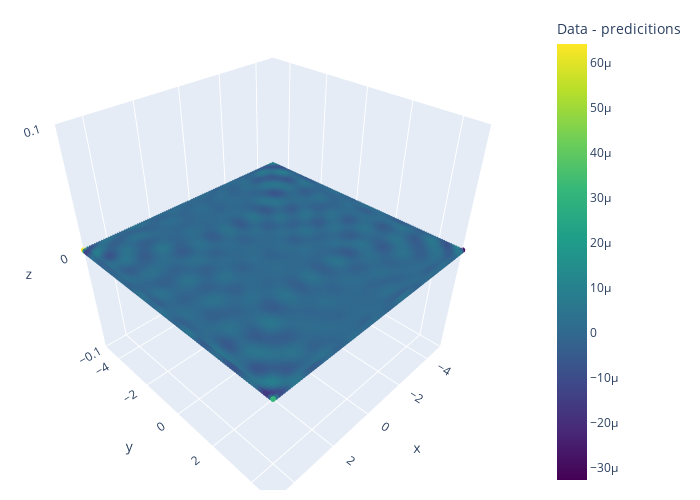

Write notebook code for a chart like this one.
### Code cell
predictions = model(torch.cat((torch.Tensor(X).reshape(-1, 1), torch.Tensor(Y).reshape(-1, 1)), axis=1).to(device)).cpu().detach().numpy().reshape(-1)
trace1 = go.Scatter3d(
    x=X.reshape(-1),
    y=Y.reshape(-1),
    z=Z.reshape(-1) - predictions,
    mode='markers',
    marker=dict(
        size=2,
        color=Z.reshape(-1) - predictions,
        colorscale='Viridis',
        colorbar=dict(title='Data - predicitions'),
    ),
    name='Model'
)
fig = go.Figure(data=[trace1], layout=dict(width=700, height=500))
fig.update_layout(
    scene = dict(
        xaxis = dict(range=[-5,5]),
        yaxis = dict(range=[-5,5]),
        zaxis = dict(range=[-0.1,0.1]),),
    width=700,
    margin=dict(r=20, l=10, b=10, t=10)
)
fig.show()

### Figure 1 — Plotly figure (JSON) as saved in the notebook; plotly's stock layout.template omitted (floating-point values rounded to 4 significant figures; data arrays with more than 128 entries replaced by an {"elided": "..."} marker saying what was removed)
{"data": [{"marker": {"color": {"elided": "10000 float values"}, "colorbar": {"title": {"text": "Data - predicitions"}}, "colorscale": [[0, "#440154"], [0.1111, "#482878"], [0.2222, "#3e4989"], [0.3333, "#31688e"], [0.4444, "#26828e"], [0.5556, "#1f9e89"], [0.6667, "#35b779"], [0.7778, "#6ece58"], [0.8889, "#b5de2b"], [1, "#fde725"]], "size": 2}, "mode": "markers", "name": "Model", "type": "scatter3d", "x": {"elided": "10000 float values"}, "y": {"elided": "10000 float values"}, "z": {"elided": "10000 float values"}}], "layout": {"height": 500, "margin": {"b": 10, "l": 10, "r": 20, "t": 10}, "scene": {"xaxis": {"range": [-5, 5]}, "yaxis": {"range": [-5, 5]}, "zaxis": {"range": [-0.1, 0.1]}}, "width": 700}}
